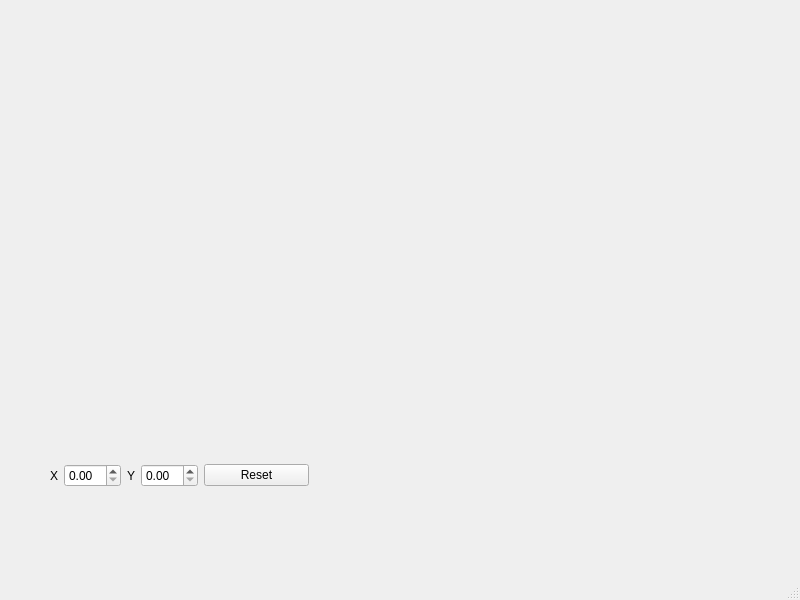
<?xml version="1.0" encoding="UTF-8"?>
<ui version="4.0">
 <class>Charts</class>
 <widget class="QMainWindow" name="Charts">
  <property name="geometry">
   <rect>
    <x>0</x>
    <y>0</y>
    <width>800</width>
    <height>600</height>
   </rect>
  </property>
  <property name="windowTitle">
   <string>MainWindow</string>
  </property>
  <widget class="QWidget" name="centralwidget">
   <widget class="QWidget" name="layoutWidget">
    <property name="geometry">
     <rect>
      <x>50</x>
      <y>460</y>
      <width>259</width>
      <height>31</height>
     </rect>
    </property>
    <layout class="QHBoxLayout" name="horizontalLayout_4">
     <item>
      <layout class="QHBoxLayout" name="horizontalLayout_3">
       <item>
        <layout class="QHBoxLayout" name="horizontalLayout_2">
         <item>
          <widget class="QLabel" name="label">
           <property name="text">
            <string>X</string>
           </property>
          </widget>
         </item>
         <item>
          <widget class="QDoubleSpinBox" name="doubleSpinBoxX"/>
         </item>
        </layout>
       </item>
       <item>
        <layout class="QHBoxLayout" name="horizontalLayout">
         <item>
          <widget class="QLabel" name="label_2">
           <property name="text">
            <string>Y</string>
           </property>
          </widget>
         </item>
         <item>
          <widget class="QDoubleSpinBox" name="doubleSpinBoxY"/>
         </item>
        </layout>
       </item>
      </layout>
     </item>
     <item>
      <widget class="QPushButton" name="btnReset">
       <property name="text">
        <string>Reset</string>
       </property>
      </widget>
     </item>
    </layout>
   </widget>
  </widget>
  <widget class="QStatusBar" name="statusbar"/>
 </widget>
 <resources/>
 <connections/>
</ui>
